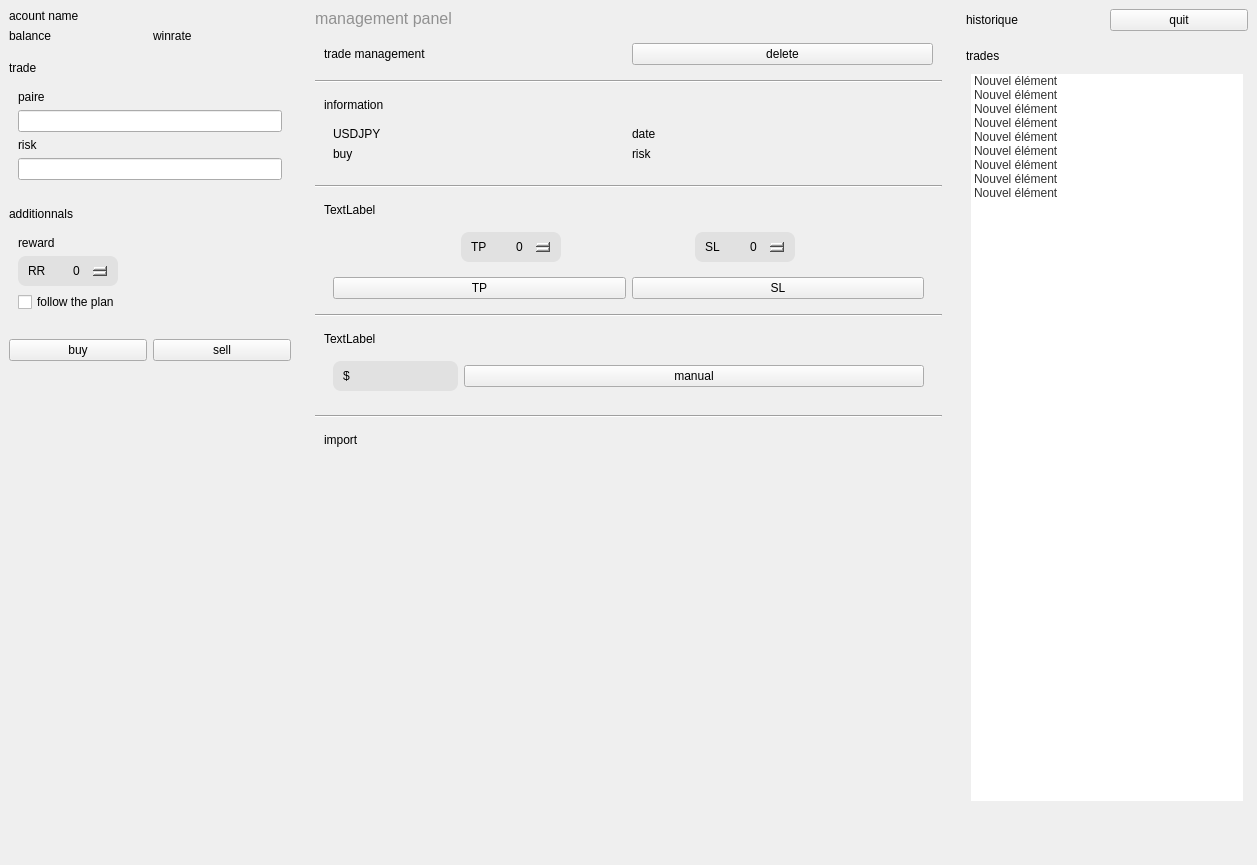
<?xml version="1.0" encoding="UTF-8"?>
<ui version="4.0">
 <class>Form</class>
 <widget class="QWidget" name="Form">
  <property name="geometry">
   <rect>
    <x>0</x>
    <y>0</y>
    <width>1257</width>
    <height>865</height>
   </rect>
  </property>
  <property name="windowTitle">
   <string>Form</string>
  </property>
  <property name="styleSheet">
   <string notr="true">QWidget{
    background-color:#ffffff;
}

QWidget#empty{
    background-color:#f0f0f0;
}

QWidget#panel{
    background-color:#f0f0f0;
}

QWidget#historique{
    background-color:#f0f0f0;
}

QWidget#trading_acount {
    border-right: 2px solid #e9e9e9;
}



QWidget#trading_acount&gt;QWidget{
	border-bottom: 1px solid #e9e9e9;

}
QPushButton{
min-width: 100px;  /* Largeur minimale */
min-height: 40px;  /* Hauteur minimale */
max-width: 100px;  /* Largeur minimale */
max-height: 40px;  /* Hauteur minimale */
border-radius:8px;
background-color:#f0f0f0;
border:none;
background-color:#f0f0f0;
}

QPushButton::hover{
background-color:#e0e0e0;
}


QLineEdit{
    min-width: 200px;  /* Largeur minimale */
    min-height: 30px;  /* Hauteur minimale */
    max-width: 200px;  /* Largeur minimale */
    max-height: 30px;  /* Hauteur minimale */
background-color:#e1e1e1;
border-radius:8px;
}

QPushButton#buy:hover {
    background-color: #c7fac3;
}


QPushButton#sell:hover {
    background-color: #fac3c3;
}

QPushButton#TP_button:hover {
    background-color: #c7fac3;
}

QPushButton#SL_button:hover {
    background-color: #fac3c3;
}


QStackedWidget {
    background-color: none;
    border: none;
    border-radius: 4px;
}
</string>
  </property>
  <layout class="QGridLayout" name="gridLayout_3">
   <property name="leftMargin">
    <number>0</number>
   </property>
   <property name="topMargin">
    <number>0</number>
   </property>
   <property name="rightMargin">
    <number>0</number>
   </property>
   <property name="bottomMargin">
    <number>0</number>
   </property>
   <item row="0" column="0">
    <widget class="QWidget" name="trading_acount" native="true">
     <property name="minimumSize">
      <size>
       <width>300</width>
       <height>0</height>
      </size>
     </property>
     <property name="maximumSize">
      <size>
       <width>300</width>
       <height>16777215</height>
      </size>
     </property>
     <layout class="QVBoxLayout" name="verticalLayout_7">
      <property name="spacing">
       <number>0</number>
      </property>
      <property name="leftMargin">
       <number>0</number>
      </property>
      <property name="topMargin">
       <number>0</number>
      </property>
      <property name="rightMargin">
       <number>0</number>
      </property>
      <property name="bottomMargin">
       <number>0</number>
      </property>
      <item>
       <widget class="QWidget" name="widget_2" native="true">
        <layout class="QVBoxLayout" name="verticalLayout_2">
         <property name="leftMargin">
          <number>0</number>
         </property>
         <property name="topMargin">
          <number>0</number>
         </property>
         <property name="rightMargin">
          <number>0</number>
         </property>
         <property name="bottomMargin">
          <number>0</number>
         </property>
        </layout>
       </widget>
      </item>
      <item>
       <widget class="QWidget" name="widget_13" native="true">
        <layout class="QGridLayout" name="gridLayout">
         <item row="3" column="0">
          <widget class="QLabel" name="balance">
           <property name="text">
            <string>balance</string>
           </property>
          </widget>
         </item>
         <item row="0" column="0">
          <widget class="QLabel" name="account_name">
           <property name="text">
            <string>acount name</string>
           </property>
          </widget>
         </item>
         <item row="3" column="1">
          <widget class="QLabel" name="winrate">
           <property name="text">
            <string>winrate</string>
           </property>
          </widget>
         </item>
        </layout>
       </widget>
      </item>
      <item>
       <widget class="QWidget" name="widget_4" native="true">
        <layout class="QVBoxLayout" name="verticalLayout_4">
         <item>
          <widget class="QLabel" name="label_5">
           <property name="text">
            <string>trade</string>
           </property>
          </widget>
         </item>
         <item>
          <widget class="QWidget" name="widget_5" native="true">
           <layout class="QVBoxLayout" name="verticalLayout_3">
            <item>
             <widget class="QLabel" name="label_6">
              <property name="text">
               <string>paire</string>
              </property>
             </widget>
            </item>
            <item>
             <widget class="QLineEdit" name="pair"/>
            </item>
            <item>
             <widget class="QLabel" name="label_7">
              <property name="text">
               <string>risk</string>
              </property>
             </widget>
            </item>
            <item>
             <widget class="QLineEdit" name="risk"/>
            </item>
           </layout>
          </widget>
         </item>
        </layout>
       </widget>
      </item>
      <item>
       <widget class="QWidget" name="widget_6" native="true">
        <layout class="QVBoxLayout" name="verticalLayout_5">
         <item>
          <widget class="QLabel" name="label_8">
           <property name="text">
            <string>additionnals</string>
           </property>
          </widget>
         </item>
         <item>
          <widget class="QWidget" name="widget_7" native="true">
           <layout class="QVBoxLayout" name="verticalLayout_6">
            <item>
             <widget class="QLabel" name="label_9">
              <property name="text">
               <string>reward</string>
              </property>
             </widget>
            </item>
            <item>
             <widget class="QWidget" name="widget_26" native="true">
              <property name="minimumSize">
               <size>
                <width>0</width>
                <height>30</height>
               </size>
              </property>
              <property name="maximumSize">
               <size>
                <width>100</width>
                <height>40</height>
               </size>
              </property>
              <property name="styleSheet">
               <string notr="true">background-color:#e1e1e1;
border-radius:8px;
</string>
              </property>
              <layout class="QHBoxLayout" name="horizontalLayout_12">
               <property name="leftMargin">
                <number>10</number>
               </property>
               <property name="topMargin">
                <number>0</number>
               </property>
               <property name="rightMargin">
                <number>10</number>
               </property>
               <property name="bottomMargin">
                <number>0</number>
               </property>
               <item>
                <widget class="QLabel" name="label_24">
                 <property name="text">
                  <string>RR</string>
                 </property>
                </widget>
               </item>
               <item>
                <widget class="QSpinBox" name="reward"/>
               </item>
              </layout>
             </widget>
            </item>
            <item>
             <widget class="QCheckBox" name="checkBox">
              <property name="text">
               <string>follow the plan</string>
              </property>
             </widget>
            </item>
           </layout>
          </widget>
         </item>
        </layout>
       </widget>
      </item>
      <item>
       <widget class="QWidget" name="widget_8" native="true">
        <layout class="QHBoxLayout" name="horizontalLayout_3">
         <item>
          <widget class="QPushButton" name="buy">
           <property name="text">
            <string>buy</string>
           </property>
          </widget>
         </item>
         <item>
          <widget class="QPushButton" name="sell">
           <property name="text">
            <string>sell</string>
           </property>
          </widget>
         </item>
        </layout>
       </widget>
      </item>
      <item>
       <spacer name="verticalSpacer">
        <property name="orientation">
         <enum>Qt::Vertical</enum>
        </property>
        <property name="sizeHint" stdset="0">
         <size>
          <width>20</width>
          <height>40</height>
         </size>
        </property>
       </spacer>
      </item>
     </layout>
    </widget>
   </item>
   <item row="0" column="1">
    <widget class="QStackedWidget" name="sta">
     <property name="currentIndex">
      <number>2</number>
     </property>
     <widget class="QWidget" name="empty"/>
     <widget class="QWidget" name="historique"/>
     <widget class="QWidget" name="panel">
      <layout class="QVBoxLayout" name="verticalLayout">
       <item>
        <widget class="QLabel" name="label">
         <property name="maximumSize">
          <size>
           <width>16777215</width>
           <height>25</height>
          </size>
         </property>
         <property name="styleSheet">
          <string notr="true">background-color:transparent;
    font-size: 16px;
font-family:arial;
    color: #919191;

</string>
         </property>
         <property name="text">
          <string>management panel</string>
         </property>
        </widget>
       </item>
       <item>
        <widget class="QScrollArea" name="scrollArea">
         <property name="styleSheet">
          <string notr="true">QScrollArea {
    background-color: none;
    border: none;
}</string>
         </property>
         <property name="widgetResizable">
          <bool>true</bool>
         </property>
         <widget class="QWidget" name="scrollAreaWidgetContents">
          <property name="geometry">
           <rect>
            <x>0</x>
            <y>0</y>
            <width>621</width>
            <height>818</height>
           </rect>
          </property>
          <property name="styleSheet">
           <string notr="true"/>
          </property>
          <layout class="QVBoxLayout" name="verticalLayout_16">
           <property name="spacing">
            <number>0</number>
           </property>
           <property name="leftMargin">
            <number>0</number>
           </property>
           <property name="topMargin">
            <number>0</number>
           </property>
           <property name="rightMargin">
            <number>0</number>
           </property>
           <property name="bottomMargin">
            <number>0</number>
           </property>
           <item>
            <widget class="QWidget" name="widget" native="true">
             <property name="maximumSize">
              <size>
               <width>12345678</width>
               <height>123456</height>
              </size>
             </property>
             <property name="styleSheet">
              <string notr="true"/>
             </property>
             <layout class="QVBoxLayout" name="verticalLayout_11">
              <property name="leftMargin">
               <number>0</number>
              </property>
              <property name="topMargin">
               <number>0</number>
              </property>
              <property name="rightMargin">
               <number>0</number>
              </property>
              <property name="bottomMargin">
               <number>0</number>
              </property>
              <item>
               <widget class="QWidget" name="widget_14" native="true">
                <layout class="QHBoxLayout" name="horizontalLayout_10">
                 <item>
                  <widget class="QLabel" name="label_12">
                   <property name="text">
                    <string>trade management</string>
                   </property>
                  </widget>
                 </item>
                 <item>
                  <widget class="QPushButton" name="remove">
                   <property name="text">
                    <string>delete</string>
                   </property>
                  </widget>
                 </item>
                </layout>
               </widget>
              </item>
              <item>
               <widget class="Line" name="line">
                <property name="orientation">
                 <enum>Qt::Horizontal</enum>
                </property>
               </widget>
              </item>
              <item>
               <widget class="QWidget" name="widget_15" native="true">
                <property name="styleSheet">
                 <string notr="true"/>
                </property>
                <layout class="QVBoxLayout" name="verticalLayout_12">
                 <item>
                  <widget class="QLabel" name="label_17">
                   <property name="text">
                    <string>information</string>
                   </property>
                  </widget>
                 </item>
                 <item>
                  <widget class="QWidget" name="widget_3" native="true">
                   <layout class="QGridLayout" name="gridLayout_2">
                    <item row="0" column="0">
                     <widget class="QLabel" name="label_pair">
                      <property name="text">
                       <string>USDJPY</string>
                      </property>
                     </widget>
                    </item>
                    <item row="0" column="1">
                     <widget class="QLabel" name="label_15">
                      <property name="text">
                       <string>date</string>
                      </property>
                     </widget>
                    </item>
                    <item row="2" column="0">
                     <widget class="QLabel" name="position">
                      <property name="text">
                       <string>buy</string>
                      </property>
                     </widget>
                    </item>
                    <item row="2" column="1">
                     <widget class="QLabel" name="risk_2">
                      <property name="text">
                       <string>risk</string>
                      </property>
                     </widget>
                    </item>
                   </layout>
                  </widget>
                 </item>
                </layout>
               </widget>
              </item>
              <item>
               <widget class="Line" name="line_2">
                <property name="orientation">
                 <enum>Qt::Horizontal</enum>
                </property>
               </widget>
              </item>
              <item>
               <widget class="QWidget" name="widget_16" native="true">
                <layout class="QVBoxLayout" name="verticalLayout_13">
                 <item>
                  <widget class="QLabel" name="label_18">
                   <property name="text">
                    <string>TextLabel</string>
                   </property>
                  </widget>
                 </item>
                 <item>
                  <widget class="QWidget" name="widget_18" native="true">
                   <layout class="QHBoxLayout" name="horizontalLayout_2">
                    <item>
                     <widget class="QWidget" name="widget_20" native="true">
                      <property name="minimumSize">
                       <size>
                        <width>0</width>
                        <height>30</height>
                       </size>
                      </property>
                      <property name="maximumSize">
                       <size>
                        <width>100</width>
                        <height>40</height>
                       </size>
                      </property>
                      <property name="styleSheet">
                       <string notr="true">background-color:#e1e1e1;
border-radius:8px;
</string>
                      </property>
                      <layout class="QHBoxLayout" name="horizontalLayout_6">
                       <property name="leftMargin">
                        <number>10</number>
                       </property>
                       <property name="topMargin">
                        <number>0</number>
                       </property>
                       <property name="rightMargin">
                        <number>10</number>
                       </property>
                       <property name="bottomMargin">
                        <number>0</number>
                       </property>
                       <item>
                        <widget class="QLabel" name="label_21">
                         <property name="text">
                          <string>TP</string>
                         </property>
                        </widget>
                       </item>
                       <item>
                        <widget class="QSpinBox" name="TP_mul"/>
                       </item>
                      </layout>
                     </widget>
                    </item>
                    <item>
                     <widget class="QWidget" name="widget_19" native="true">
                      <property name="minimumSize">
                       <size>
                        <width>0</width>
                        <height>30</height>
                       </size>
                      </property>
                      <property name="maximumSize">
                       <size>
                        <width>100</width>
                        <height>40</height>
                       </size>
                      </property>
                      <property name="styleSheet">
                       <string notr="true">background-color:#e1e1e1;
border-radius:8px;
</string>
                      </property>
                      <layout class="QHBoxLayout" name="horizontalLayout_5">
                       <property name="leftMargin">
                        <number>10</number>
                       </property>
                       <property name="topMargin">
                        <number>0</number>
                       </property>
                       <property name="rightMargin">
                        <number>10</number>
                       </property>
                       <property name="bottomMargin">
                        <number>0</number>
                       </property>
                       <item>
                        <widget class="QLabel" name="label_20">
                         <property name="text">
                          <string>SL</string>
                         </property>
                        </widget>
                       </item>
                       <item>
                        <widget class="QSpinBox" name="SL_mul"/>
                       </item>
                      </layout>
                     </widget>
                    </item>
                   </layout>
                  </widget>
                 </item>
                 <item>
                  <widget class="QWidget" name="widget_17" native="true">
                   <layout class="QHBoxLayout" name="horizontalLayout_7">
                    <property name="topMargin">
                     <number>0</number>
                    </property>
                    <property name="bottomMargin">
                     <number>0</number>
                    </property>
                    <item>
                     <widget class="QPushButton" name="TP_button">
                      <property name="text">
                       <string>TP</string>
                      </property>
                     </widget>
                    </item>
                    <item>
                     <widget class="QPushButton" name="SL_button">
                      <property name="text">
                       <string>SL</string>
                      </property>
                     </widget>
                    </item>
                   </layout>
                  </widget>
                 </item>
                </layout>
               </widget>
              </item>
              <item>
               <widget class="Line" name="line_3">
                <property name="orientation">
                 <enum>Qt::Horizontal</enum>
                </property>
               </widget>
              </item>
              <item>
               <widget class="QWidget" name="widget_21" native="true">
                <layout class="QVBoxLayout" name="verticalLayout_14">
                 <item>
                  <widget class="QLabel" name="label_19">
                   <property name="text">
                    <string>TextLabel</string>
                   </property>
                  </widget>
                 </item>
                 <item>
                  <widget class="QWidget" name="widget_22" native="true">
                   <layout class="QHBoxLayout" name="horizontalLayout_9">
                    <item>
                     <widget class="QWidget" name="widget_23" native="true">
                      <property name="minimumSize">
                       <size>
                        <width>125</width>
                        <height>30</height>
                       </size>
                      </property>
                      <property name="maximumSize">
                       <size>
                        <width>125</width>
                        <height>40</height>
                       </size>
                      </property>
                      <property name="styleSheet">
                       <string notr="true">background-color:#e1e1e1;
border-radius:8px;
</string>
                      </property>
                      <layout class="QHBoxLayout" name="horizontalLayout_8">
                       <property name="spacing">
                        <number>2</number>
                       </property>
                       <property name="leftMargin">
                        <number>10</number>
                       </property>
                       <property name="topMargin">
                        <number>0</number>
                       </property>
                       <property name="rightMargin">
                        <number>10</number>
                       </property>
                       <property name="bottomMargin">
                        <number>0</number>
                       </property>
                       <item>
                        <widget class="QLabel" name="label_22">
                         <property name="text">
                          <string>$</string>
                         </property>
                        </widget>
                       </item>
                       <item>
                        <widget class="QLineEdit" name="manual_close_value">
                         <property name="text">
                          <string/>
                         </property>
                        </widget>
                       </item>
                      </layout>
                     </widget>
                    </item>
                    <item>
                     <widget class="QPushButton" name="manual_close">
                      <property name="text">
                       <string>manual</string>
                      </property>
                     </widget>
                    </item>
                   </layout>
                  </widget>
                 </item>
                </layout>
               </widget>
              </item>
              <item>
               <widget class="Line" name="line_4">
                <property name="orientation">
                 <enum>Qt::Horizontal</enum>
                </property>
               </widget>
              </item>
              <item>
               <widget class="QWidget" name="widget_25" native="true">
                <layout class="QVBoxLayout" name="verticalLayout_15">
                 <item>
                  <widget class="QLabel" name="label_23">
                   <property name="text">
                    <string>import</string>
                   </property>
                  </widget>
                 </item>
                </layout>
               </widget>
              </item>
              <item>
               <spacer name="verticalSpacer_2">
                <property name="orientation">
                 <enum>Qt::Vertical</enum>
                </property>
                <property name="sizeHint" stdset="0">
                 <size>
                  <width>20</width>
                  <height>40</height>
                 </size>
                </property>
               </spacer>
              </item>
             </layout>
            </widget>
           </item>
          </layout>
         </widget>
        </widget>
       </item>
      </layout>
     </widget>
    </widget>
   </item>
   <item row="0" column="2">
    <widget class="QWidget" name="list" native="true">
     <property name="minimumSize">
      <size>
       <width>300</width>
       <height>0</height>
      </size>
     </property>
     <property name="maximumSize">
      <size>
       <width>300</width>
       <height>16777215</height>
      </size>
     </property>
     <layout class="QVBoxLayout" name="verticalLayout_9">
      <property name="spacing">
       <number>0</number>
      </property>
      <property name="leftMargin">
       <number>0</number>
      </property>
      <property name="topMargin">
       <number>0</number>
      </property>
      <property name="rightMargin">
       <number>0</number>
      </property>
      <property name="bottomMargin">
       <number>0</number>
      </property>
      <item>
       <widget class="QWidget" name="widget_10" native="true">
        <property name="maximumSize">
         <size>
          <width>16777215</width>
          <height>55</height>
         </size>
        </property>
        <layout class="QHBoxLayout" name="horizontalLayout_4">
         <item>
          <widget class="QLabel" name="label_10">
           <property name="text">
            <string>historique</string>
           </property>
          </widget>
         </item>
         <item>
          <widget class="QPushButton" name="quit">
           <property name="text">
            <string>quit</string>
           </property>
          </widget>
         </item>
        </layout>
       </widget>
      </item>
      <item>
       <widget class="QWidget" name="widget_11" native="true">
        <layout class="QVBoxLayout" name="verticalLayout_8">
         <property name="leftMargin">
          <number>0</number>
         </property>
         <property name="topMargin">
          <number>0</number>
         </property>
         <property name="rightMargin">
          <number>0</number>
         </property>
         <property name="bottomMargin">
          <number>0</number>
         </property>
         <item>
          <widget class="QWidget" name="widget_9" native="true">
           <layout class="QVBoxLayout" name="verticalLayout_10">
            <item>
             <widget class="QLabel" name="label_11">
              <property name="maximumSize">
               <size>
                <width>16777215</width>
                <height>25</height>
               </size>
              </property>
              <property name="text">
               <string>trades</string>
              </property>
             </widget>
            </item>
            <item>
             <widget class="QListWidget" name="listWidget">
              <property name="styleSheet">
               <string notr="true">QListWidget {
    border: none;  /* Bordure bleue */
    border-radius: 5px;
    padding: 5px;
}

/* Style des éléments de la liste */
QListWidget::item {
    background-color: white;
    color: #333;
    border-radius: 8px;
}

/* Effet de survol */
QListWidget::item:hover {
    background-color: #e0e0e0;
}

/* Élément sélectionné */
QListWidget::item:selected {
    background-color: #e0e0e0;
    color: white;
	outline: none;
}

/* Élément focus (quand on utilise le clavier) */
QListWidget::item:focus {
    outline: none;  /* Supprime le contour bleu par défaut */
}
</string>
              </property>
              <property name="selectionMode">
               <enum>QAbstractItemView::ContiguousSelection</enum>
              </property>
              <property name="verticalScrollMode">
               <enum>QAbstractItemView::ScrollPerPixel</enum>
              </property>
              <property name="horizontalScrollMode">
               <enum>QAbstractItemView::ScrollPerPixel</enum>
              </property>
              <item>
               <property name="text">
                <string>Nouvel élément</string>
               </property>
              </item>
              <item>
               <property name="text">
                <string>Nouvel élément</string>
               </property>
              </item>
              <item>
               <property name="text">
                <string>Nouvel élément</string>
               </property>
              </item>
              <item>
               <property name="text">
                <string>Nouvel élément</string>
               </property>
              </item>
              <item>
               <property name="text">
                <string>Nouvel élément</string>
               </property>
              </item>
              <item>
               <property name="text">
                <string>Nouvel élément</string>
               </property>
              </item>
              <item>
               <property name="text">
                <string>Nouvel élément</string>
               </property>
              </item>
              <item>
               <property name="text">
                <string>Nouvel élément</string>
               </property>
              </item>
              <item>
               <property name="text">
                <string>Nouvel élément</string>
               </property>
              </item>
             </widget>
            </item>
           </layout>
           <zorder>listWidget</zorder>
           <zorder>label_11</zorder>
          </widget>
         </item>
        </layout>
       </widget>
      </item>
      <item>
       <widget class="QWidget" name="widget_12" native="true">
        <property name="minimumSize">
         <size>
          <width>0</width>
          <height>50</height>
         </size>
        </property>
        <property name="maximumSize">
         <size>
          <width>16777215</width>
          <height>50</height>
         </size>
        </property>
       </widget>
      </item>
     </layout>
    </widget>
   </item>
  </layout>
 </widget>
 <resources/>
 <connections/>
</ui>
